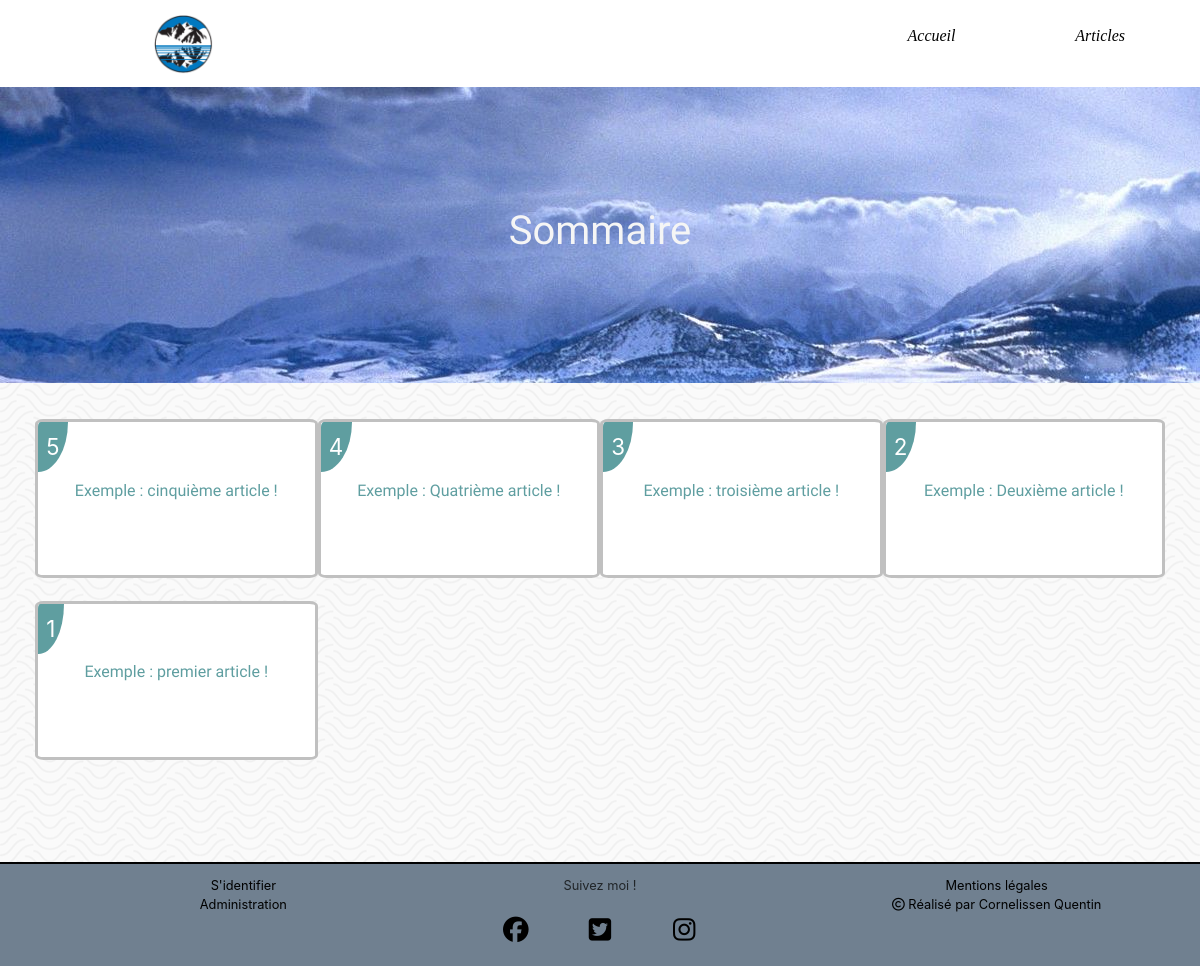
Page /index.php?action=summary on the committed database.
### tables this page shows
CREATE TABLE IF NOT EXISTS `post` (
  `id` int(11) NOT NULL AUTO_INCREMENT,
  `title` varchar(255) NOT NULL,
  `extract_content` varchar(255) NOT NULL,
  `contents` text NOT NULL,
  `date_creation` datetime NOT NULL DEFAULT CURRENT_TIMESTAMP,
  PRIMARY KEY (`id`)
);

### controller/frontend/postController.php (called while the page is built, shortened)
<?php
require_once('model/PostManager.php');
Class postController  {
	public function listPosts()  {
	    $postManager = new Cornelissen\Blog\Model\PostManager();
	    $posts = $postManager->listPosts();
	    require ('view/frontend/summaryView.php');
	}
}

### model/PostManager.php (called while the page is built, shortened)
<?php
Class PostManager extends Manager
{
	public function listPosts()  {
  		$db = $this->dbConnect();
	    $req = $db->query('SELECT * FROM post ORDER BY id DESC');
	    return $req;
	}
}

### view/frontend/summaryView.php (the view, shortened to what this page needs)
<?php
$title = 'Sommaire';
?>
<div class = "row">
<?php
while ($post = $posts->fetch())
{
?>
    <div class = "col-lg-3 post summar"><a href="index.php?action=post&amp;id=<?= $post['id'] ?>" class="summary">
        <p class= "numberChapter"> <?= $post['id'] ?></p>
        <p class= "title"> <?= $post['title'] ?> </p>
    </a></div>
<?php
}
?>
</div>
<?php
$content = ob_get_clean();
require('template.php')
?>

### index.php (shortened to what this page needs)
<?php
require('controller/frontend/postController.php');
$postController = new postController;
$loginController = new loginController;
$adminPostController = new adminPostController;
$adminCommentController = new adminCommentController;
try  {
	if (isset($_GET['action']))  {
		if ($_GET['action'] == 'Accueil')  {
			$postController->accueil();
		}
		elseif ($_GET['action']  == 'summary')  {
    		$postController->listPosts();
		}
		elseif ($_GET['action'] == 'admin')  {
			$BackendController = new BackendController;
			$adminCommentController->countReportedComments();
		}
		elseif ($_GET['action'] == 'tablePost')  {
			$BackendController = new BackendController;
			$adminPostController->tablePost();
		}
		elseif ($_GET['action'] == 'tableComment')  {
			$BackendController = new BackendController;
			$adminCommentController->tableComment();
		}
		elseif ($_GET['action'] == 'deletePost') {
			$BackendController = new BackendController;
			$adminPostController->deletePost($_GET['id']);
		}
		elseif ($_GET['action'] == 'reportedComments')  {
			$BackendController = new BackendController;
			$adminCommentController->getReportedComments();
		}
		elseif ($_GET['action'] == 'logout')  {
			$loginController->logout();
		}
		else  {
			$postController->accueil();
		}
	}
	else  {
		$postController->accueil();
	}
}
catch(Exception $e)  {
	echo 'Erreur : ' . $e->getMessage();
}

### view/frontend/template.php (shortened to what this page needs)
<!DOCTYPE html>
<html>
    <head>
        <link href="public/css/style.css" rel="stylesheet" />
        <link href="bootstrap/css/bootstrap.css" rel="stylesheet"/>
    </head>
    <body>
    	<header>
	    	<div class="navbar navbar-default menu">
	    		<div class="container">
			    	<div class="offset-lg-1 col-lg-2 logo">
			    		<a href="index.php?action=Accueil"><img src="public/images/logo.png" alt="logo cornelissen"/></a>
			    	</div>
			    	<div class="col-lg-3 menusite">
			    		<nav>
				    		<ul class="list-unstyled">
				    			<li><a href='index.php?action=Accueil'>Accueil</a></li>
				    			<li><a href='index.php?action=summary'>Articles</a></li>
				    		</ul>
				   		</nav>
			    	</div>
			    </div>
			</div>
			<div class="maintitle">
	    		<h1><?= $title ?></h1>
			</div>
		</header>
		<div class="container content">
        	<?= $content ?>
        </div>
        <footer>
        	<div class="container">
	        	<div class="row">
	        		<div class="col-lg-4">
	        			<ul>
	        				<li><a href="index.php?action=login">S'identifier</a></li>
	        				<li><a href="index.php?action=admin">Administration</a></li>
	        			</ul>
	        		</div>
	        		<div class="col-lg-4">
	        			<p>Suivez moi !</p>
	        			<div class="row">
		        			<ul class="col-lg-12" id="follow">
		        				<li class="offset-lg-2 col-lg-2"><a href="#" id="fb"><i class="fab fa-facebook"></i></a></li>
		        				<li class="col-lg-4 twitter"><a href="#" id="twitter"><i class="fab fa-twitter-square"></i></a></li>
		        				<li class="col-lg-2"><a href="#" id="insta"><i class="fab fa-instagram"></i></a></li>
		        			</ul>
		        		</div>
	        		</div>
	        		<div class="col-lg-4">
						<ul>
	        				<li><a href="#">Mentions légales</a></li>
	        				<li><a href="#"><i class="far fa-copyright"></i> Réalisé par Cornelissen Quentin</a></li>
	        			</ul>
	        		</div>
	        	</div>
        	</div>
        </footer>
    </body>
</html>

### public/css/style.css (style rules this page uses)
body { background: url("../images/just-waves.png"); }
header { background: white; }
.logo img { height: 60px; }
.menusite ul { display: flex; justify-content: space-between; padding: 15px; }
.menusite a { font-style: italic; text-decoration: none; color: black; font-family: 'Lobster', cursive; }
.maintitle { padding: 10%; margin-bottom: 3%; background: url('../images/background.jpg') fixed; text-align: center; }
.maintitle h1 { color: whitesmoke; font-family: 'Beth Ellen', cursive; }
.title { color:cadetblue; font-family: 'Beth Ellen', cursive; }
.post { border : 3px solid silver; background: white; padding: 5%; margin-bottom: 2%; border-radius: 3%; }
.summar .title { text-align: center; }
.numberChapter { position: absolute; top: 0; left: 0; padding: 3%; background: cadetblue; color: white; border-top-left-radius: 10%; border-bottom-right-radius: 100%; font-size: 1.4em; }
footer { background: slategrey; border-top: 2px solid black; text-align: center; font-size: 0.8em; padding-top: 1%; position: relative; bottom: -20px; left: 0; right: 0; margin-top: 5%; }
footer a { text-decoration: none; color: black; }
footer #follow { display: flex; }
footer li { list-style-type: none; }
footer #follow li { font-size: 2em; }

### rows in the picture
post: id "5", title "Exemple : cinquième article !"
post: id "4", title "Exemple : Quatrième article !"
post: id "3", title "Exemple : troisième article !"
post: id "2", title "Exemple : Deuxième article !"
post: id "1", title "Exemple : premier article !"

### other values in the picture
$title "Sommaire"
